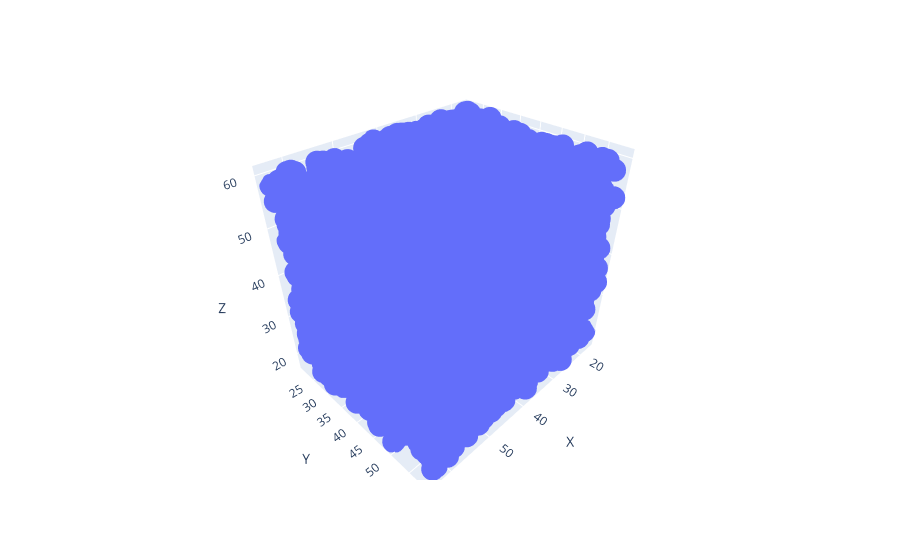

The notebook cell saved with this chart:
### Code cell
px.scatter_3d(data_frame=pd.DataFrame(data.collocation_data_np,columns=["X","Y","Z"]),x="X",y="Y",z="Z")

### Figure 1 — Plotly figure (JSON) as saved in the notebook; plotly's stock layout.template omitted (floating-point values rounded to 4 significant figures; data arrays with more than 128 entries replaced by an {"elided": "..."} marker saying what was removed)
{"data": [{"hovertemplate": "X=%{x}<br>Y=%{y}<br>Z=%{z}<extra></extra>", "legendgroup": "", "marker": {"color": "#636efa", "symbol": "circle"}, "mode": "markers", "name": "", "scene": "scene", "showlegend": false, "type": "scatter3d", "x": {"elided": "10000 float values"}, "y": {"elided": "10000 float values"}, "z": {"elided": "10000 float values"}}], "layout": {"legend": {"tracegroupgap": 0}, "margin": {"t": 60}, "scene": {"domain": {"x": [0, 1], "y": [0, 1]}, "xaxis": {"title": {"text": "X"}}, "yaxis": {"title": {"text": "Y"}}, "zaxis": {"title": {"text": "Z"}}}}}
